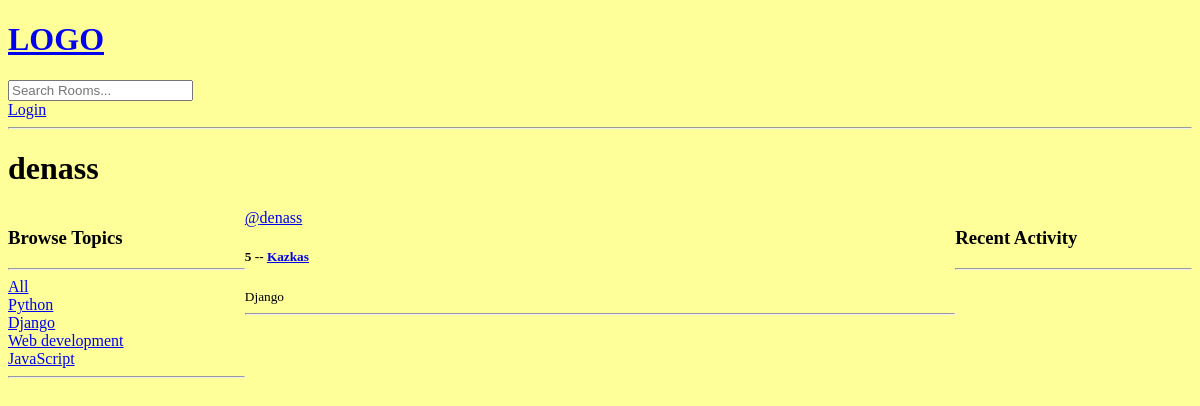
Before: /profile/3/ with the older database file.
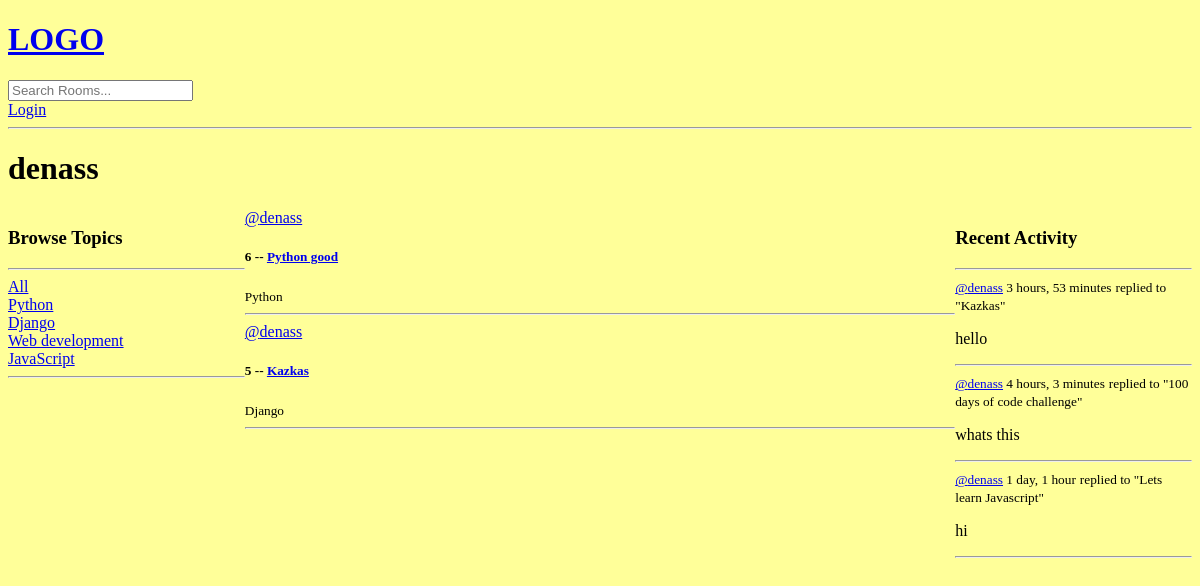
After: the same page with the newer database file.
### base/models.py (models this page shows, shortened)
class Topic(models.Model):
    name = models.CharField(max_length=200)

class Room(models.Model):
    host = models.ForeignKey(User, on_delete=models.SET_NULL, null=True)
    topic = models.ForeignKey(Topic, on_delete=models.SET_NULL, null=True)  # might cause issues later
    name = models.CharField(max_length=200)
    description = models.TextField(null=True, blank=True)  # null=True - this value can be left empty
    participants = models.ManyToManyField(User, related_name='participants', blank=True)
    updated = models.DateTimeField(auto_now=True)  # take a time stamp everytime
    created = models.DateTimeField(auto_now_add=True)  # takes a time stamp only when its saved
    class Meta:
        ordering = ['-updated', '-created']
    def __str__(self):
        return self.name

class Message(models.Model):
    user = models.ForeignKey(User, on_delete=models.CASCADE)
    room = models.ForeignKey(Room, on_delete=models.CASCADE)
    body = models.TextField()
    updated = models.DateTimeField(auto_now=True)
    created = models.DateTimeField(auto_now_add=True)
    class Meta:
        ordering = ['-updated', '-created']
    def __str__(self):
        return self.body[0:50]

### base/views.py (the view)
# urls.py: path('profile/<str:pk>/', views.userProfile, name="user-profile"),
def userProfile(request, pk):
    user = User.objects.get(id=pk)
    rooms = user.room_set.all()
    room_messages = user.message_set.all()
    topics = Topic.objects.all()
    context = {'user': user, 'rooms': rooms, 'topics': topics,
               'room_messages': room_messages}
    return render(request, 'base/profile.html', context)

### base/templates/base/profile.html (shortened to what this page needs)
{% extends 'main.html' %}
{% block content %}
<h1>{{user.username}}</h1>
<div class="profile-container">
    <div>
        {% include 'base/topics_component.html' %}
    </div>
     <div>
        {% include 'base/feed_component.html' %}
     </div>
     <div>
        {% include 'base/activity_component.html' %}
    </div>
</div>
{% endblock content %}

### templates/main.html (shortened to what this page needs)
<!DOCTYPE html>
{% load static %}
<html lang="en">
<head>
    <link rel="stylesheet" type="text/css" media="screen" href="{% static 'styles/main.css' %}">
</head>
<body>
    {% include 'navbar.html' %}
    {% block content %}
    {% endblock %}
</body>
</html>

### templates/navbar.html
<a href="/">
    <h1>LOGO</h1>
</a>
<form method="GET" action="{% url 'home' %}">
    <input type="text" name="q" placeholder="Search Rooms..." />
</form>
{% if request.user.is_authenticated %}
<p>Hello {{request.user}}</p>
<a href="{% url 'logout' %}">Logout</a>
{% else %}
<a href="{% url 'login' %}">Login</a>
{% endif %}
<hr>

### base/templates/base/topics_component.html
<h3>Browse Topics</h3>
<hr>
    <div>
        <a href="{% url 'home' %}">All</a>
    </div>
{% for topic in topics %}
    <div>
        <a href="{% url 'home' %}?q={{topic.name}}">{{topic.name}}</a>
    </div>
{% endfor %}
<hr>

### base/templates/base/feed_component.html (shortened to what this page needs)
{% for room in rooms %}
    <div>
        <a href="{% url 'user-profile' room.host.id %}">@{{ room.host.username }}</a>
        <h5>{{room.id}} -- <a href="{% url 'room' room.id %}">{{room.name}}</a></h5>
        <small>{{room.topic.name}}</small>
        <hr>
    </div>
{% endfor %}

### base/templates/base/activity_component.html (shortened to what this page needs)
<h3>Recent Activity</h3>
<hr>
{% for message in room_messages %}
<div>
    <small><a href="{% url 'user-profile' message.user.id %}">@{{message.user}}</a>  {{message.created|timesince}}</small>
    <small>replied to "{{message.room}}"</small>
    <p>{{message}}</p>
    <hr>
</div>
{% endfor %}

### static/styles/main.css (style rules this page uses)
body { background-color: #ffff99; }

### base/templates/base/profile.html (style rules this page uses)
.profile-container { display: grid; grid-template-columns: 1fr 3fr 1fr; }

Changed rows visible on the page:
added Room: host.username "denass", id "6", name "Python good", topic.name "Python"
added Message: user "denass", created "3 hours, 53 minutes", room "Kazkas", body "hello"
added Message: user "denass", created "4 hours, 3 minutes", room "100 days of code challenge", body "whats this"
added Message: user "denass", created "1 day, 1 hour", room "Lets learn Javascript", body "hi"
